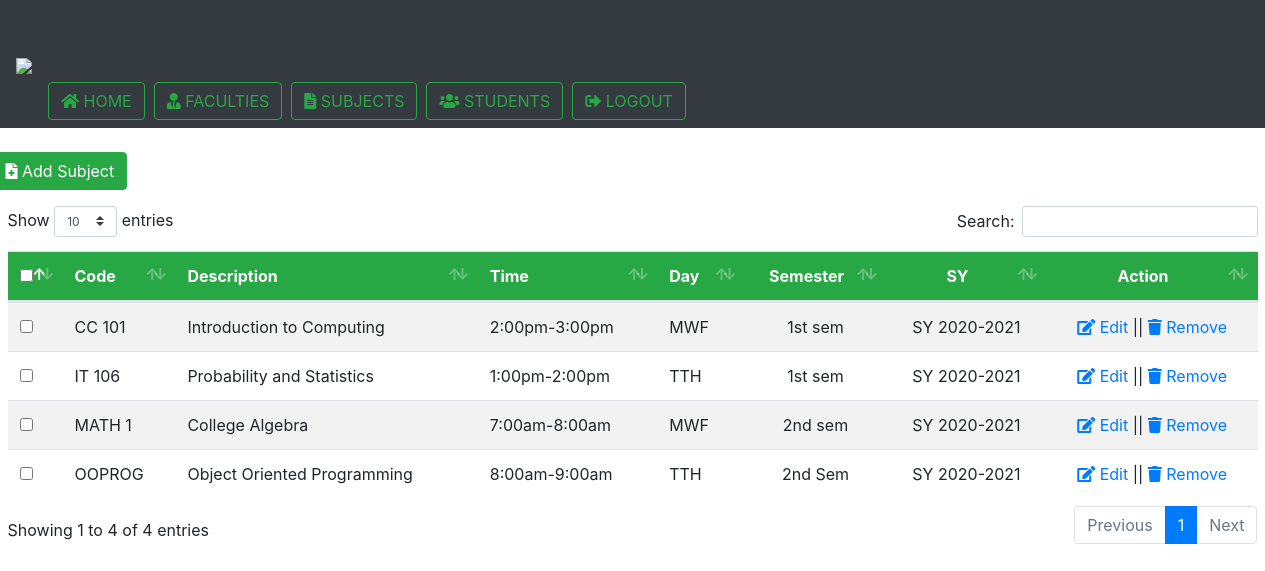
Screenshot of /pages/registrar/Subject.php (signed in) with the database file from the repository.
### tables this page shows
CREATE TABLE `tblsubject` (
  `subj_id` int(20) NOT NULL,
  `subj_code` varchar(20) NOT NULL,
  `subj_desc` varchar(50) NOT NULL,
  `subj_time` varchar(20) NOT NULL,
  `subj_day` varchar(20) NOT NULL,
  `subj_sem` varchar(20) NOT NULL,
  `subj_sy` varchar(20) NOT NULL,
  `status` int(11) NOT NULL
);

### pages/registrar/Subject.php (the view, shortened to what this page needs)
<?php include '../../includes/Registrar_Header.php'?>
  <div class="container">
    <div class="row" style="margin-left: -100px; margin-right: -100px">
        <div class="col-lg-12">
            <button type="button" class="btn btn-success pull-right" data-toggle="modal" data-target="#addSubjectModal"><i class="fas fa-file-medical"></i> Add Subject</button>
        </div>
        <div class="col-lg-12">
            <div class="container-fluid mb-3 mt-3" >
                <table class="table table-striped mydatatable" style="width: 100%">
                    <thead class="thead" style="background-color: green;">
                        <tr class="btn-success">
                            <th style="width: 3%"><input type="checkbox" class="checkboxall"/><span class="checkmark"></span></th>
                            <th>Code</th>
                            <th>Description</th>
                            <th>Time</th>
                            <th>Day</th>
                            <th><center>Semester</center></th>
                            <th><center>SY</center></th>
                            <th><center>Action</center></th>
                        </tr>
                    </thead>
                    <tbody id="subject-list-body">
                    <?php
                        $get_subject = mysqli_query($con, "SELECT * FROM tblsubject WHERE status != 0 ORDER BY subj_sem ASC");
                        while ($row = mysqli_fetch_array($get_subject))
                        {
                          echo
                          '<tr>
                              <td><input type="checkbox" name="checklist" class="checklist" value="'.$row['subj_id'].'"></td>
                              <td>'.$row['subj_code'].'</td>
                              <td>'.$row['subj_desc'].'</td>
                              <td>'.$row['subj_time'].'</td>
                              <td>'.$row['subj_day'].'</td>
                              <td><center>'.$row['subj_sem'].'</center></td>
                              <td><center>'.$row['subj_sy'].'</center></td>
                              <td><center><a class="edit_subj" href="#" value="'.$row['subj_id'].'"><i class="fas fa-edit edit"></i> Edit</a> || <a class="remove_subj" href="#" value="'.$row['subj_id'].'"><i class="fas fa-trash"></i> Remove</a></center></td>
                          </tr>';
                        }
                    ?>
                    </tbody>
                </table>
            </div>
        </div>
    </div>
  </div>
<?php include '../../includes/Registrar_Footer.php'?>

### rows the page displays
tblsubject: subj_code "CC 101", subj_desc "Introduction to Computing", subj_time "2:00pm-3:00pm", subj_day "MWF", subj_sem "1st sem", subj_sy "SY 2020-2021", $row['subj_id'] 1 (drawn)
tblsubject: subj_code "IT 106", subj_desc "Probability and Statistics", subj_time "1:00pm-2:00pm", subj_day "TTH", subj_sem "1st sem", subj_sy "SY 2020-2021", $row['subj_id'] 3 (drawn)
tblsubject: subj_code "MATH 1", subj_desc "College Algebra", subj_time "7:00am-8:00am", subj_day "MWF", subj_sem "2nd sem", subj_sy "SY 2020-2021", $row['subj_id'] 2 (drawn)
tblsubject: subj_code "OOPROG", subj_desc "Object Oriented Programming", subj_time "8:00am-9:00am", subj_day "TTH", subj_sem "2nd Sem", subj_sy "SY 2020-2021", $row['subj_id'] 4 (drawn)
